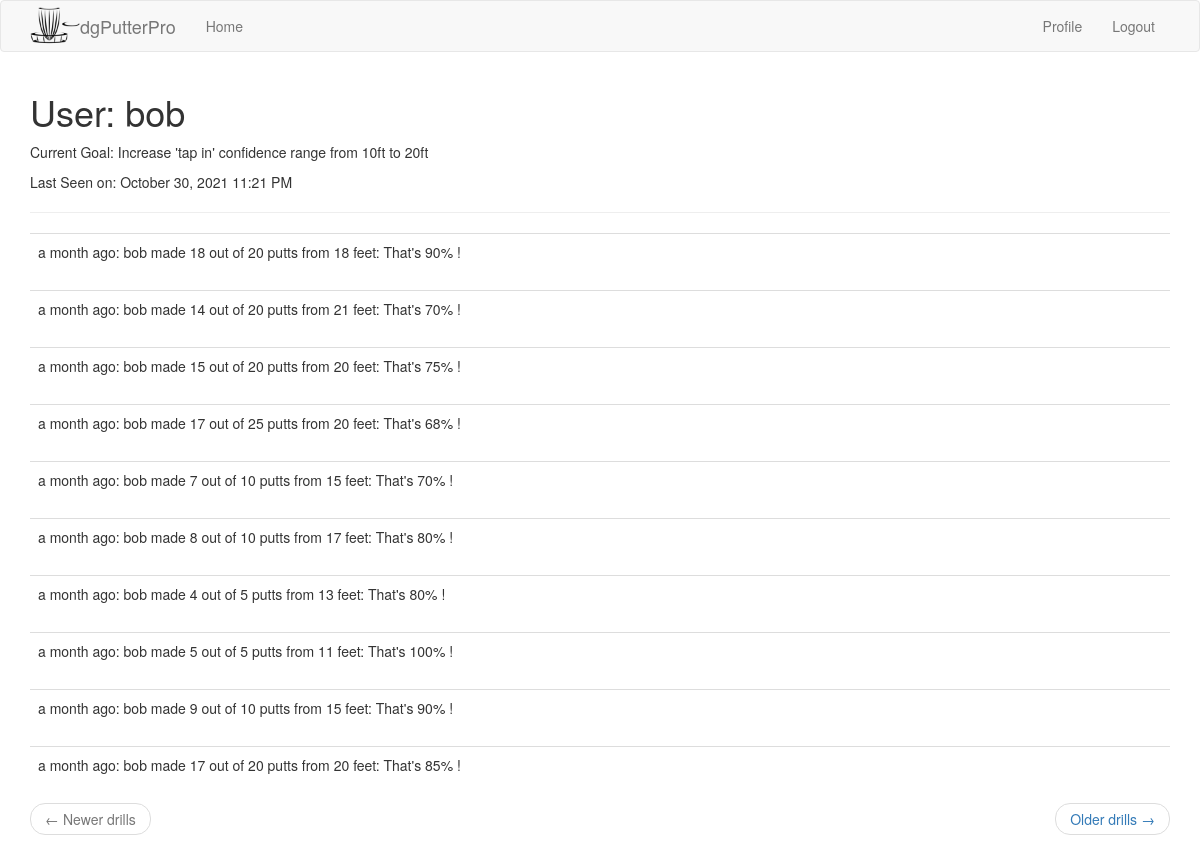
/user/bob (signed in), run on an earlier commit of the app's database.
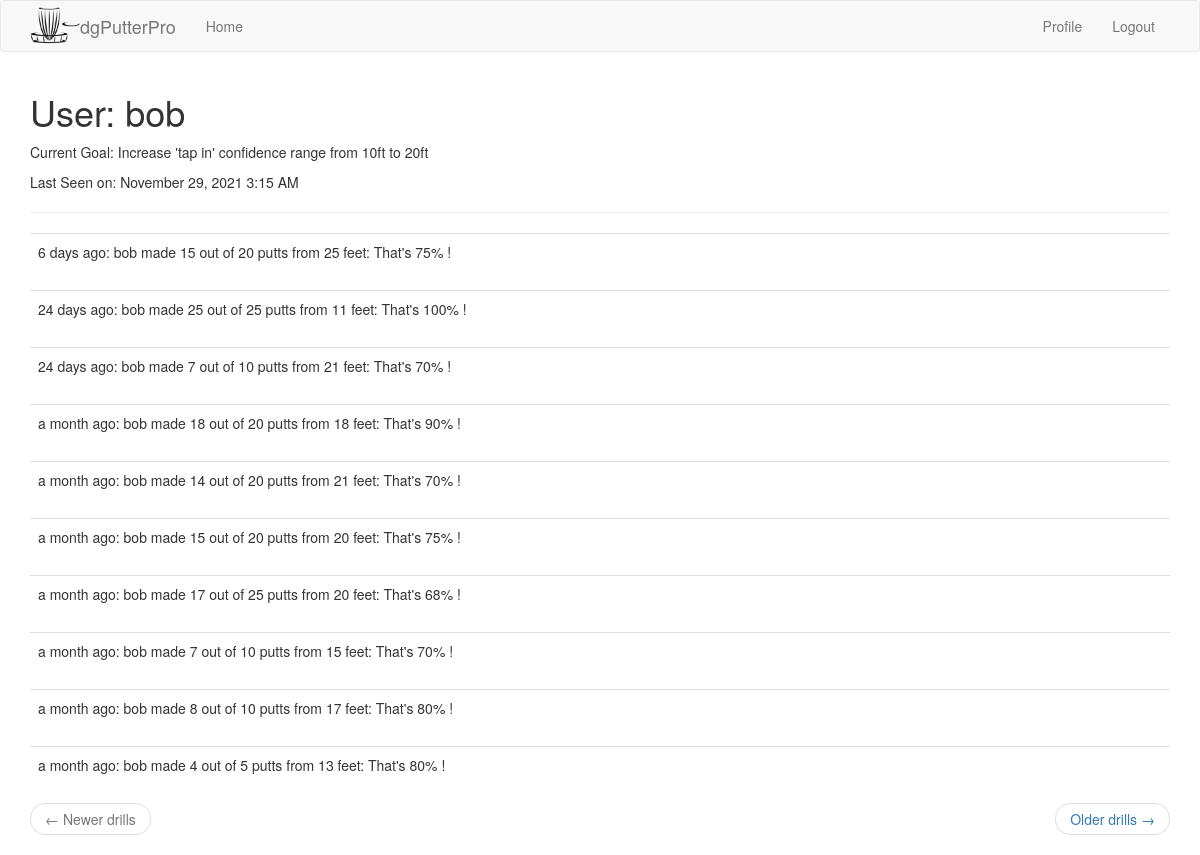
And on a later commit of the database.
### app/models.py (models this page shows, shortened)
class User(UserMixin, db.Model):
    id = db.Column(db.Integer, primary_key=True)
    username = db.Column(db.String(64), index=True, unique=True)
    email = db.Column(db.String(120), index=True, unique=True)
    password_hash = db.Column(db.String(128))
    drills = db.relationship('Drill', backref='user', lazy='dynamic')
    current_goal = db.Column(db.String(140))
    last_seen = db.Column(db.DateTime, default=datetime.utcnow)

class Drill(db.Model):
    id = db.Column(db.Integer, primary_key=True)
    user_id = db.Column(db.Integer, db.ForeignKey('user.id'))
    timestamp = db.Column(db.DateTime, index=True, default=datetime.utcnow)
    putt_distance = db.Column(db.Integer)
    number_attempts = db.Column(db.Integer)
    number_putts_made = db.Column(db.Integer)
    CheckConstraint(number_putts_made <= number_attempts)

### app/main/routes.py (the view)
@bp.route('/user/<username>')
@login_required
def user(username):
    user = User.query.filter_by(username=username).first_or_404()
    page = request.args.get('page', 1, type=int)
    drills = user.drills.order_by(Drill.timestamp.desc()).paginate(page, current_app.config['DRILLS_PER_PAGE'], False)
    next_url = url_for('main.user', username=user.username, page=drills.next_num) \
        if drills.has_next else None
    prev_url = url_for('main.user', username=user.username, page=drills.prev_num) \
        if drills.has_prev else None
    return render_template('user.html', user=user, drills=drills.items, next_url=next_url, prev_url=prev_url)

### app/main/routes.py (called while the page is built)
@bp.before_app_request
def before_request():
    if current_user.is_authenticated:
        current_user.last_seen = datetime.utcnow()
        db.session.commit()

### app/models.py (called while the page is built)
@login.user_loader
def load_user(id):
    return User.query.get(int(id))

### app/templates/user.html (shortened to what this page needs)
{% extends "base.html" %}
{% block app_content %}
    <h1>User: {{ user.username }}</h1>
    {% if user.current_goal %}<p>Current Goal: {{ user.current_goal }}</p>{% endif %}
    {% if user.last_seen %}
        <p>Last Seen on: {{ moment(user.last_seen).format('LLL') }}</p>
    {% endif %}
    <hr>
    {% for drill in drills %}
        {% include '_drill.html' %}
    {% endfor %}
    <nav aria-label="...">
        <ul class="pager">
            <li class="previous{% if not prev_url %} disabled{% endif %}">
                <a href="{{ prev_url or '#' }}">
                    <span aria-hidden="true">&larr;</span> Newer drills
                </a>
            </li>
            <li class="next{% if not next_url %} disabled{% endif %}">
                <a href="{{ next_url or '#' }}">
                    Older drills <span aria-hidden="true">&rarr;</span>
                </a>
            </li>
        </ul>
    </nav>
{% endblock %}

### app/templates/_drill.html
<table class="table table-hover">
    <tr valign="top">
        <td>
            {{ moment(drill.timestamp).fromNow() }}: {{ drill.user.username }} made {{ drill.number_putts_made }}
            out of {{ drill.number_attempts }} putts
            from {{ drill.putt_distance }} feet:
            That's {{ (drill.number_putts_made / drill.number_attempts * 100) |round|int}}% !
        </td>
    </tr>
</table>

What changed in the data, as far as the page shows it:
no longer on this page (row unchanged): Drill: timestamp "a month ago", user.username "bob", number_putts_made "5", number_attempts "5", putt_distance "11", number_putts_made+number_attempts "100"
no longer on this page (row unchanged): Drill: timestamp "a month ago", user.username "bob", number_putts_made "9", number_attempts "10", putt_distance "15", number_putts_made+number_attempts "90"
no longer on this page (row unchanged): Drill: timestamp "a month ago", user.username "bob", number_putts_made "17", number_attempts "20", putt_distance "20", number_putts_made+number_attempts "85"
changed User "bob": last_seen "October 30, 2021 11:21 PM" → "November 29, 2021 3:15 AM"
added Drill: timestamp "6 days ago", user.username "bob", number_putts_made "15", number_attempts "20", putt_distance "25", number_putts_made+number_attempts "75"
added Drill: timestamp "24 days ago", user.username "bob", number_putts_made "25", number_attempts "25", putt_distance "11", number_putts_made+number_attempts "100"
added Drill: timestamp "24 days ago", user.username "bob", number_putts_made "7", number_attempts "10", putt_distance "21", number_putts_made+number_attempts "70"
